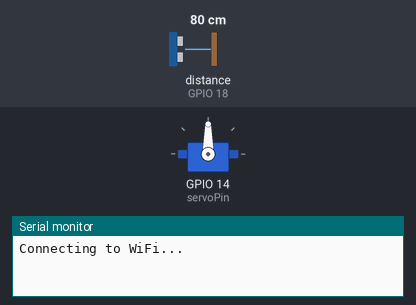
This sketch was run on a simulated ESP32. On the bench: servo, the last lines printed to the serial monitor. Wiring (inferred from the names in the program): ultrasonic range finder: trigger GPIO 5; echo GPIO 18. The inputs (shaded band) are chosen by the test bench; at power-on: distance to the obstacle (sensor on GPIO 18) 80 cm. The echo pulse lasts 58.3 µs per cm; WiFi joins after 1.5 s; servers stay silent unless stated.

Above: at 0.1 s.
At 1.9 s:
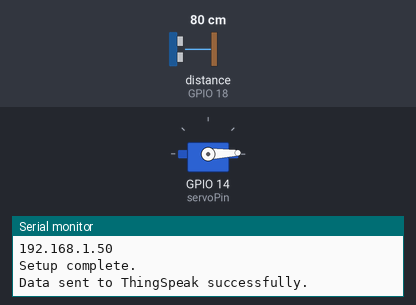
At 20.1 s:
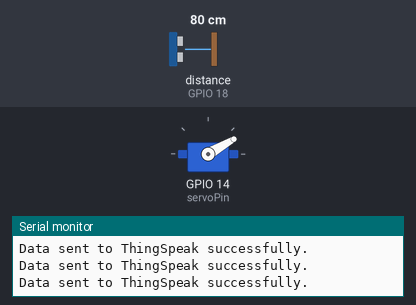
At 38.4 s:
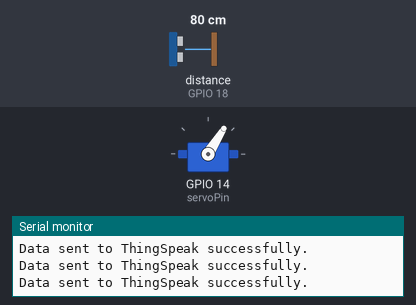
Timing chart, 0 to 40.0 s (numbered marks = the images above):
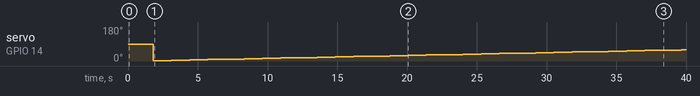

The sketch:

radar1.ino
```cpp
#include <WiFi.h>
#include "ThingSpeak.h"
#include <ESP32Servo.h>

// WiFi credentials
const char* ssid = "WPA2-Personal";        // Replace with your WiFi SSID
const char* password = "ICU22g@cu"; // Replace with your WiFi password

// ThingSpeak settings
const char* server = "api.thingspeak.com";
unsigned long channelID = 2748463;   // Replace with your Channel ID
const char* writeAPIKey = "EUDPCZOCXAPI6S5D"; // Replace with your Write API Key

WiFiClient client;

// Servo
Servo myServo;
const int servoPin = 14;

// Ultrasonic sensor pins
const int trigPin = 5;
const int echoPin = 18;

// Variables for ThingSpeak
long distance = 0;

// Variables for servo sweep
int currentAngle = 0;
bool forward = true;

void setup() {
  Serial.begin(115200);

  // Initialize servo
  myServo.attach(servoPin);

  // Initialize ultrasonic sensor pins
  pinMode(trigPin, OUTPUT);
  pinMode(echoPin, INPUT);

  // Connect to WiFi
  connectToWiFi();

  // Initialize ThingSpeak
  ThingSpeak.begin(client);

  Serial.println("Setup complete.");
}

void loop() {
  // Measure distance
  distance = getDistance();

  // Send data to ThingSpeak
  sendToThingSpeak(distance);

  // Sweep the servo
  sweepServo();

  delay(1000); // Send data every second
}

long getDistance() {
  digitalWrite(trigPin, LOW);
  delayMicroseconds(2);
  digitalWrite(trigPin, HIGH);
  delayMicroseconds(10);
  digitalWrite(trigPin, LOW);

  long duration = pulseIn(echoPin, HIGH);
  long distance = duration * 0.034 / 2; // Distance in cm
  return distance;
}

void sweepServo() {
  if (forward) {
    currentAngle += 2;
    if (currentAngle >= 180) {
      forward = false;
    }
  } else {
    currentAngle -= 2;
    if (currentAngle <= 0) {
      forward = true;
    }
  }
  myServo.write(currentAngle);
}

void connectToWiFi() {
  Serial.println("Connecting to WiFi...");
  WiFi.begin(ssid, password);

  while (WiFi.status() != WL_CONNECTED) {
    delay(500);
    Serial.print(".");
  }

  Serial.println("\nWiFi connected.");
  Serial.println("IP address: ");
  Serial.println(WiFi.localIP());
}

void sendToThingSpeak(long distance) {
  ThingSpeak.setField(1, distance); // Set the first field to the distance value

  int response = ThingSpeak.writeFields(channelID, writeAPIKey);

  if (response == 200) {
    Serial.println("Data sent to ThingSpeak successfully.");
  } else {
    Serial.print("Failed to send data. HTTP error code: ");
    Serial.println(response);
  }
}
```

Measured:
- by itself, servo on GPIO 14 (servoPin): 90° → 2° at 1.8 s, → 4° 1.3 s later, → 6° 1.3 s later, → 8° 1.3 s later, … (30 changes in this stretch)
